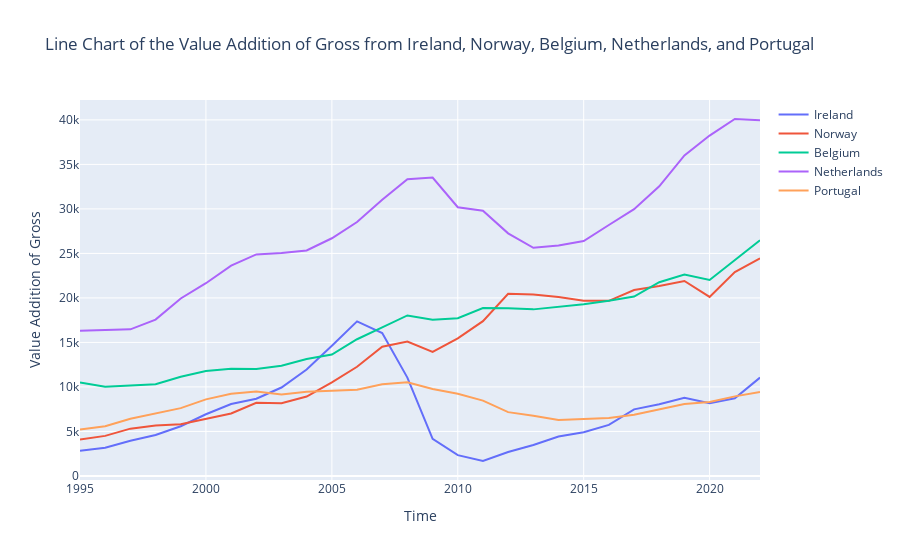

Notebook code cell kept with this figure:
### Markdown cell above
- Based on the bee swarm map analysis, it can be observed that Portugal exhibited relatively limited improvement in the construction sector. On the other hand, the Netherlands demonstrated the most significant improvement, while Ireland showed a comparatively favorable performance without being outstanding.

### Code cell
import plotly.graph_objects as go

# Subset the DataFrame to include only the desired columns
linechart_data = eustat_T[['Ireland', 'Norway', 'Belgium', 'Netherlands', 'Portugal']]

# Create a line chart
fig = go.Figure()

# Add a line for each country
for country in linechart_data.columns:
    fig.add_trace(go.Scatter(x=linechart_data.index, y=linechart_data[country], mode='lines', name=country))

# Set the title of the line chart
fig.update_layout(title='Line Chart of the Value Addition of Gross from Ireland, Norway, Belgium, Netherlands, and Portugal')

# Set the name of the y-axis
fig.update_layout(yaxis_title='Value Addition of Gross')

# Set the name of the x-axis
fig.update_layout(xaxis_title='Time')

# Show the line chart
fig.show()
